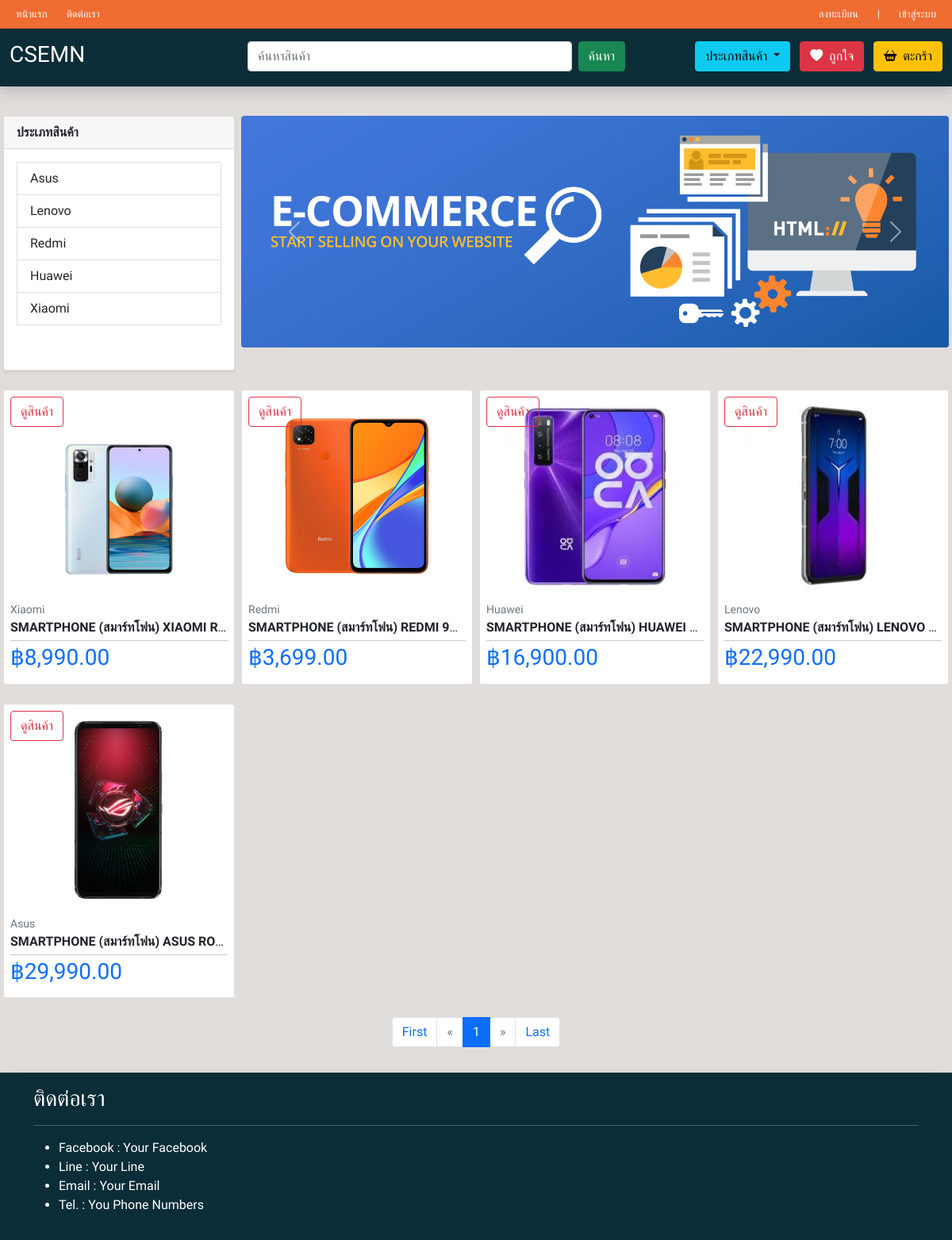
The app's page /pages/main/ with its own data.
### tables this page shows
CREATE TABLE `categories` (
  `id` int(2) NOT NULL,
  `category` varchar(50) NOT NULL
);

CREATE TABLE `banners` (
  `id` int(2) NOT NULL,
  `banner` text NOT NULL
);

CREATE TABLE `products` (
  `id` int(11) NOT NULL,
  `category_id` int(2) NOT NULL,
  `code` varchar(30) NOT NULL,
  `product` varchar(255) NOT NULL,
  `details` longtext NOT NULL,
  `price` int(11) NOT NULL,
  `quantity` int(11) NOT NULL,
  `image` varchar(255) NOT NULL,
  `views` int(11) DEFAULT NULL,
  `created_at` timestamp NOT NULL DEFAULT current_timestamp()
);

### pages/includes/categories.php (called while the page is built)
<?php require_once('../../services/categories/categories.php') ?>

### services/categories/categories_navbar_bottom.php (called while the page is built, shortened)
<?php
try {
    $stmt_categories = $connect->prepare("SELECT * FROM categories ORDER BY id ASC");
    $stmt_categories->execute();
    $categories = $stmt_categories->fetchAll();
} catch (PDOException $e) {
    echo "เกิดข้อผิดพลาด : " . $e->getMessage();
    exit();
}
?>

### pages/includes/banners.php (called while the page is built)
<?php require_once('../../services/banners/banners.php') ?>

### services/products/products_all.php (the view, shortened to what this page needs)
<?php
try {
    $stmt_page = $connect->prepare("SELECT * FROM products");
    $stmt_page->execute();
    $row = $stmt_page->rowCount();
} catch (PDOException $e) {
    echo "เกิดข้อผิดพลาด : " . $e->getMessage();
    exit();
}
if (isset($_GET['page'])) {
    $page = $_GET['page'];
} else {
    $page = 1;
}
$record_show = 12;
$offset = ($page - 1) * $record_show;
$page_total = ceil($row / $record_show);
try {
    $stmt_products = $connect->prepare("SELECT products.*, categories.category FROM products
    LEFT JOIN categories
    ON products.category_id = categories.id
    ORDER BY created_at DESC LIMIT $offset, $record_show");
    $stmt_products->execute();
    $products = $stmt_products->fetchAll();
} catch (PDOException $e) {
    echo "เกิดข้อผิดพลาด : " . $e->getMessage();
    exit();
}
?>
<div class="row mx-0 px-0">
    <?php
    foreach ($products as $p) {
    ?>
        <div class="product-display col-12 col-md-6 col-lg-3 col-sm-6 mb-4 px-1">
            <div class="list-group-item rounded px-2 product-item position-realtive">
                <a href="?pd=<?= $p['id'] ?>" class="product-btn btn btn-outline-danger">ดูสินค้า</a>
                <img src="../../admin/uploads/<?= $p['image'] ?>" class="thumbnail d-block mx-auto w-100" height="250px">
                <div class="product-text mt-2">
                    <small class="d-block  text-secondary"><?= $p['category'] ?></small>
                    <div class="text-truncate">
                        <strong><?= $p['product'] ?></strong>
                    </div>
                    <hr class="my-1">
                    <h3 class="text-primary">฿<?= number_format($p['price'], 2) ?>
                    </h3>
                </div>
            </div>
        </div>
    <?php
    }
    ?>
    <div class="col-12">
        <nav aria-label="Page navigation example">
            <ul class="pagination justify-content-center">
                <li class="page-item">
                    <a class="page-link" href="?page=1" tabindex="-1" aria-disabled="true">First</a>
                </li>
                <li class="page-item <?= $page > 1 ? '' : 'disabled' ?>">
                    <a class="page-link" href="?page=<?= $page - 1 ?>" aria-label="Previous">
                        <span aria-hidden="true">&laquo;</span>
                    </a>
                </li>
                <?php
                for ($i = 1; $i <= $page_total; $i++) {
                    if ($page <= 2) {
                        if ($i <= 5) {
                ?>
                            <li class="page-item <?= $page == $i ? 'active' : '' ?>"><a class="page-link" href="?page=<?= $i ?>"><?= $i ?></a></li>
                        <?php
                        }
                    } else if ($page > 2) {
                        if ($i <= $page + 2 && $i >= $page - 2) {
                        ?>
                            <li class="page-item <?= $page == $i ? 'active' : '' ?>"><a class="page-link" href="?page=<?= $i ?>"><?= $i ?></a></li>
                <?php
                        }
                    }
                }
                ?>
                <li class="page-item <?= $page < $page_total ? '' : 'disabled' ?>">
                    <a class="page-link" href="?page=<?= $page + 1 ?>" aria-label="Next">
                        <span aria-hidden="true">&raquo;</span>
                    </a>
                </li>
                <li class="page-item">
                    <a class="page-link" href="?page=<?= $page_total ?>">Last</a>
                </li>
            </ul>
        </nav>
    </div>
</div>

### services/categories/categories.php
<?php
try {
    $stmt_categories = $connect->prepare("SELECT * FROM categories ORDER BY id ASC");
    $stmt_categories->execute();
    $categories = $stmt_categories->fetchAll();
} catch (PDOException $e) {
    echo "เกิดข้อผิดพลาด : " . $e->getMessage();
    exit();
}
?>
<div class="category-list col-12 col-md-3 px-1">
    <div class="card shadow-sm">
        <div class="card-header">
            <strong>ประเภทสินค้า</strong>
        </div>
        <div class="category-list-item card-body">
            <?php
            foreach ($categories as $c) {
            ?>
                <a href="?c=<?= $c['id'] ?>&category=<?= $c['category'] ?>" class="category-item list-group-item list-group-item-action"><?= $c['category'] ?></a>
            <?php
            }
            ?>
        </div>
    </div>
</div>

### services/banners/banners.php (shortened to what this page needs)
<?php
try {
    $stmt_banners = $connect->prepare("SELECT * FROM banners ORDER BY id ASC");
    $stmt_banners->execute();
    $banners = $stmt_banners->fetchAll();
} catch (PDOException $e) {
    echo "เกิดข้อผิดพลาด : " . $e->getMessage();
    exit();
}
?>
<div class="col-12 col-md-9 px-1">
    <div id="bannerPage" class="carousel slide" data-bs-ride="carousel">
        <div class="carousel-inner">
            <div class="carousel-item active">
                <img src="../../admin/uploads/banners/<?= $banners[0]['banner'] ?>" class="d-block w-100 rounded">
            </div>
        </div>
        <button class="carousel-control-prev" type="button" data-bs-target="#bannerPage" data-bs-slide="prev">
            <span class="carousel-control-prev-icon" aria-hidden="true"></span>
        </button>
        <button class="carousel-control-next" type="button" data-bs-target="#bannerPage" data-bs-slide="next">
            <span class="carousel-control-next-icon" aria-hidden="true"></span>
        </button>
    </div>
</div>

### assets/css/style.css (style rules this page uses)
* { font-family: 'Kanit', sans-serif; margin: 0; padding: 0; box-sizing: border-box; }
body { background-color: #E1DDDB; }
.category-list-item { height: 278px; overflow-y: auto; }
.product-btn { text-decoration: none; position: absolute; }

### records on screen
categories: category "Asus"
categories: category "Lenovo"
categories: category "Redmi"
categories: category "Huawei"
categories: category "Xiaomi"
banners: banner (picture)
products: image (picture), category.category "Xiaomi", product "SMARTPHONE (สมาร์ทโฟน) XIAOMI R…", price "8,990.00"
products: image (picture), category.category "Redmi", product "SMARTPHONE (สมาร์ทโฟน) REDMI 9…", price "3,699.00"
products: image (picture), category.category "Huawei", product "SMARTPHONE (สมาร์ทโฟน) HUAWEI…", price "16,900.00"
products: image (picture), category.category "Lenovo", product "SMARTPHONE (สมาร์ทโฟน) LENOVO…", price "22,990.00"
products: image (picture), category.category "Asus", product "SMARTPHONE (สมาร์ทโฟน) ASUS RO…", price "29,990.00"
